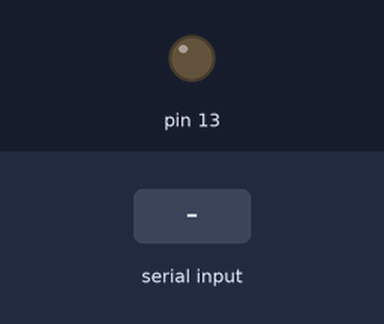
Bench run of a sketch on a simulated Arduino Uno, built with avr-gcc and run on an emulated ATmega328P. Shown: output pins drawn as LEDs (lit = HIGH). The test bench sets the inputs (shaded band).

Above: at 1.2 s.
1.3 s: "1" received over Serial
At 2.3 s:
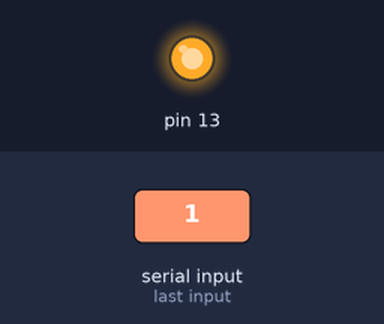
Timing chart, 0 to 4.3 s (numbered marks = the images above; inputs shaded):
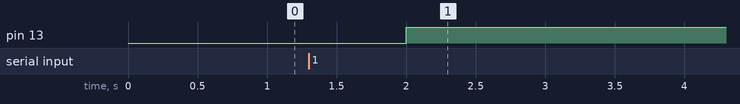

Measured:
- after the input at 1.3 s, pin 13: LOW → HIGH after 0.70 s

The sketch:

android.ino
```cpp
void setup() {
   Serial.begin(9600);
   pinMode(13, OUTPUT);
}

void loop() {
char dato = Serial.read();
if (dato == '1')
{
  if (digitalRead(13) == HIGH)
  digitalWrite(13,LOW);
  else
  digitalWrite(13,HIGH);
 }
delay(1000);
}
```
